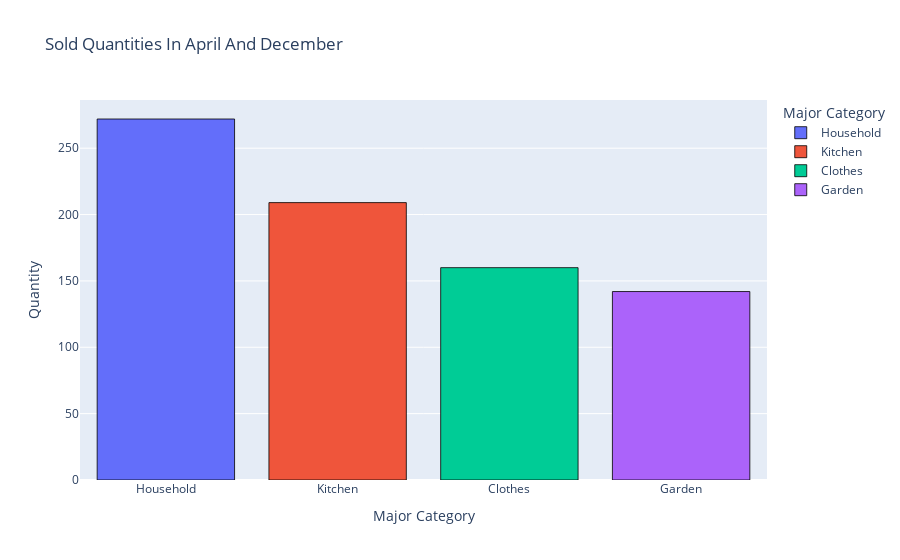

Notebook source saved alongside this figure:
### Code cell
fig = px.bar(df_EDA[df_EDA.invoicedate.dt.month.isin([4, 12])].groupby('major_category')['quantity'].sum().reset_index().sort_values(by='quantity', ascending=False),
             x='major_category', y='quantity', color='major_category',
             title='Sold Quantities In April And December',
             labels={'major_category':'Major Category', 'quantity':'Quantity'})
fig.update_traces(marker_line_color = 'black', marker_line_width = 0.8)
fig.show()

### Figure 1 — Plotly figure (JSON) as saved in the notebook; plotly's stock layout.template omitted (floating-point values rounded to 4 significant figures)
{"data": [{"alignmentgroup": "True", "hovertemplate": "Major Category=%{x}<br>Quantity=%{y}<extra></extra>", "legendgroup": "Household", "marker": {"color": "#636efa", "line": {"color": "black", "width": 0.8}, "pattern": {"shape": ""}}, "name": "Household", "offsetgroup": "Household", "orientation": "v", "showlegend": true, "textposition": "auto", "type": "bar", "x": ["Household"], "xaxis": "x", "y": [272], "yaxis": "y"}, {"alignmentgroup": "True", "hovertemplate": "Major Category=%{x}<br>Quantity=%{y}<extra></extra>", "legendgroup": "Kitchen", "marker": {"color": "#EF553B", "line": {"color": "black", "width": 0.8}, "pattern": {"shape": ""}}, "name": "Kitchen", "offsetgroup": "Kitchen", "orientation": "v", "showlegend": true, "textposition": "auto", "type": "bar", "x": ["Kitchen"], "xaxis": "x", "y": [209], "yaxis": "y"}, {"alignmentgroup": "True", "hovertemplate": "Major Category=%{x}<br>Quantity=%{y}<extra></extra>", "legendgroup": "Clothes", "marker": {"color": "#00cc96", "line": {"color": "black", "width": 0.8}, "pattern": {"shape": ""}}, "name": "Clothes", "offsetgroup": "Clothes", "orientation": "v", "showlegend": true, "textposition": "auto", "type": "bar", "x": ["Clothes"], "xaxis": "x", "y": [160], "yaxis": "y"}, {"alignmentgroup": "True", "hovertemplate": "Major Category=%{x}<br>Quantity=%{y}<extra></extra>", "legendgroup": "Garden", "marker": {"color": "#ab63fa", "line": {"color": "black", "width": 0.8}, "pattern": {"shape": ""}}, "name": "Garden", "offsetgroup": "Garden", "orientation": "v", "showlegend": true, "textposition": "auto", "type": "bar", "x": ["Garden"], "xaxis": "x", "y": [142], "yaxis": "y"}], "layout": {"barmode": "relative", "legend": {"title": {"text": "Major Category"}, "tracegroupgap": 0}, "title": {"text": "Sold Quantities In April And December"}, "xaxis": {"anchor": "y", "categoryarray": ["Household", "Kitchen", "Clothes", "Garden"], "categoryorder": "array", "domain": [0, 1], "title": {"text": "Major Category"}}, "yaxis": {"anchor": "x", "domain": [0, 1], "title": {"text": "Quantity"}}}}
